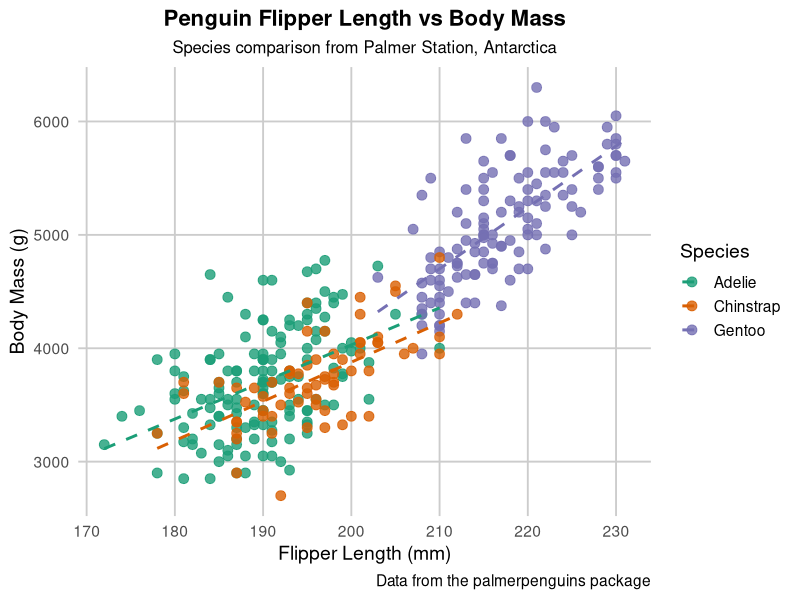

This figure's R source:
## ---- chunk 1
suppressPackageStartupMessages({library(tidyverse)
library(palmerpenguins)})
## ---- chunk 2

theme_custom <- theme_minimal(base_size = 14) +
  theme(
    plot.title = element_text(face = "bold", size = 16, hjust = 0.5),
    plot.subtitle = element_text(size = 12, hjust = 0.5),
    legend.position = "right",
    panel.grid.major = element_line(color = "grey80"),
    panel.grid.minor = element_blank()
  )

penguins |> 
    drop_na() |> 
    ggplot(aes(x = flipper_length_mm, 
               y = body_mass_g, 
               color = species)) +
    geom_point(alpha = 0.8, size = 3) +
    geom_smooth(method = "lm", 
                formula = y ~ x,    
                se = FALSE, 
                linetype = "dashed") +
    scale_color_brewer(palette = "Dark2") +
    labs(
      title = "Penguin Flipper Length vs Body Mass",
      subtitle = "Species comparison from Palmer Station, Antarctica",
      x = "Flipper Length (mm)",
      y = "Body Mass (g)",
      color = "Species",
      caption = "Data from the palmerpenguins package"
    ) +
  theme_custom
